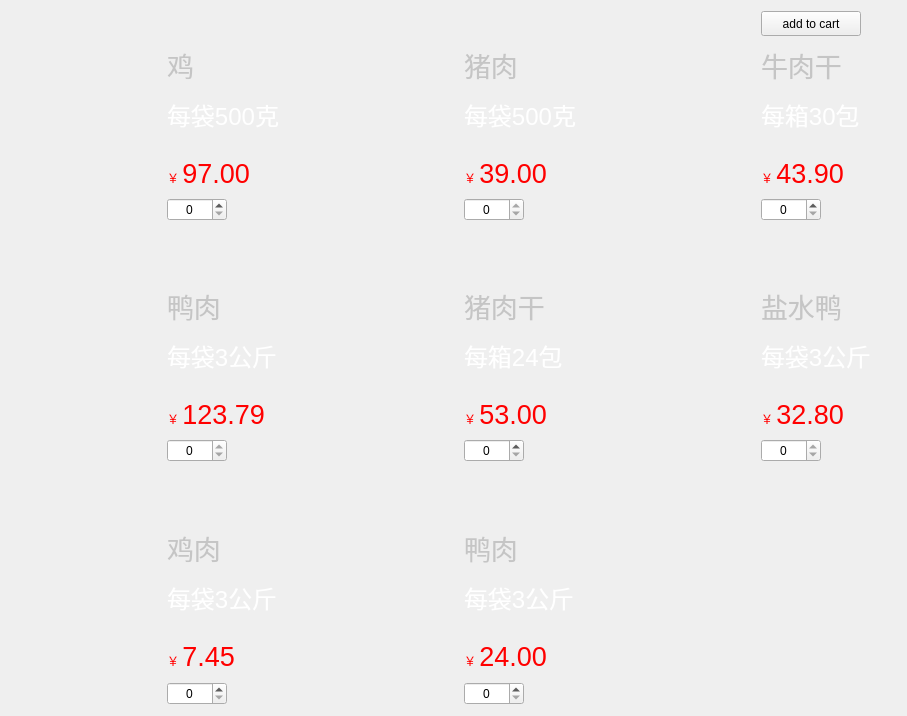
                         <widget class="QWidget" name="scrollAreaWidgetContents_10">
                          <property name="geometry">
                           <rect>
                            <x>0</x>
                            <y>0</y>
                            <width>903</width>
                            <height>716</height>
                           </rect>
                          </property>
                          <layout class="QGridLayout" name="gridLayout_12">
                           <item row="2" column="1">
                            <widget class="QSpinBox" name="spinj">
                             <property name="maximumSize">
                              <size>
                               <width>60</width>
                               <height>16777215</height>
                              </size>
                             </property>
                             <property name="styleSheet">
                              <string notr="true">QTimeEdit::up-button,QDoubleSpinBox::up-button,QSpinBox::up-button {subcontrol-origin:border;
    subcontrol-position:right;
	image: url(:/icons/images/icons/cil-plus.png);
    width: 12px;
    height: 20px;       
}
QTimeEdit::down-button,QDoubleSpinBox::down-button,QSpinBox::down-button {subcontrol-origin:border;
    subcontrol-position:left;
image: url(:/icons/images/icons/cil-minus.png);;
    width: 12px;
    height: 20px;
}
/*按钮按下样式*/
QTimeEdit::up-button:pressed,QDoubleSpinBox::up-button:pressed,QSpinBox::up-button:pressed{subcontrol-origin:border;
    subcontrol-position:right;
image: url(:/icons/images/icons/cil-plus.png);
    width: 12px;
    height: 20px;       
}
  
QTimeEdit::down-button:pressed,QDoubleSpinBox::down-button:pressed,QSpinBox::down-button:pressed,QSpinBox::down-button:pressed{
    subcontrol-position:left;
image: url(:/icons/images/icons/cil-minus.png);
    width: 12px;
    height: 20px;
}

</string>
                             </property>
                             <property name="alignment">
                              <set>Qt::AlignCenter</set>
                             </property>
                             <property name="maximum">
                              <number>29</number>
                             </property>
                            </widget>
                           </item>
                           <item row="7" column="1">
                            <widget class="QLabel" name="label_159">
                             <property name="text">
                              <string>&lt;html&gt;&lt;head/&gt;&lt;body&gt;&lt;p&gt;&lt;span style=&quot; font-size:20pt; color:#c5c5c5;&quot;&gt;鸡肉&lt;/span&gt;&lt;/p&gt;&lt;p&gt;&lt;span style=&quot; font-size:18pt; color:#ffffff;&quot;&gt;每袋3公斤&lt;/span&gt;&lt;br/&gt;&lt;/p&gt;&lt;p&gt;&lt;span style=&quot; color:#ff0000;&quot;&gt;￥ &lt;/span&gt;&lt;span style=&quot; font-size:20pt; color:#ff0000;&quot;&gt;7.45&lt;/span&gt;&lt;/p&gt;&lt;/body&gt;&lt;/html&gt;</string>
                             </property>
                            </widget>
                           </item>
                           <item row="7" column="2">
                            <widget class="QLabel" name="label_160">
                             <property name="text">
                              <string/>
                             </property>
                             <property name="pixmap">
                              <pixmap resource="resources.qrc">:/images/images/images/55_鸭肉.png</pixmap>
                             </property>
                            </widget>
                           </item>
                           <item row="4" column="4">
                            <widget class="QLabel" name="label_157">
                             <property name="minimumSize">
                              <size>
                               <width>150</width>
                               <height>0</height>
                              </size>
                             </property>
                             <property name="maximumSize">
                              <size>
                               <width>150</width>
                               <height>16777215</height>
                              </size>
                             </property>
                             <property name="text">
                              <string/>
                             </property>
                             <property name="pixmap">
                              <pixmap resource="resources.qrc">:/images/images/images/53_盐水鸭.png</pixmap>
                             </property>
                            </widget>
                           </item>
                           <item row="3" column="1">
                            <widget class="QLabel" name="label_162">
                             <property name="minimumSize">
                              <size>
                               <width>0</width>
                               <height>50</height>
                              </size>
                             </property>
                             <property name="maximumSize">
                              <size>
                               <width>16777215</width>
                               <height>50</height>
                              </size>
                             </property>
                             <property name="text">
                              <string/>
                             </property>
                            </widget>
                           </item>
                           <item row="7" column="0">
                            <widget class="QLabel" name="label_158">
                             <property name="text">
                              <string/>
                             </property>
                             <property name="pixmap">
                              <pixmap resource="resources.qrc">:/images/images/images/54_鸡肉.png</pixmap>
                             </property>
                            </widget>
                           </item>
                           <item row="6" column="1">
                            <widget class="QLabel" name="label_163">
                             <property name="minimumSize">
                              <size>
                               <width>0</width>
                               <height>50</height>
                              </size>
                             </property>
                             <property name="maximumSize">
                              <size>
                               <width>16777215</width>
                               <height>50</height>
                              </size>
                             </property>
                             <property name="text">
                              <string/>
                             </property>
                            </widget>
                           </item>
                           <item row="1" column="0">
                            <widget class="QLabel" name="label_146">
                             <property name="minimumSize">
                              <size>
                               <width>150</width>
                               <height>150</height>
                              </size>
                             </property>
                             <property name="maximumSize">
                              <size>
                               <width>150</width>
                               <height>150</height>
                              </size>
                             </property>
                             <property name="text">
                              <string/>
                             </property>
                             <property name="pixmap">
                              <pixmap resource="resources.qrc">:/images/images/images/9_鸡.png</pixmap>
                             </property>
                            </widget>
                           </item>
                           <item row="5" column="3">
                            <widget class="QSpinBox" name="spinzrg">
                             <property name="maximumSize">
                              <size>
                               <width>60</width>
                               <height>16777215</height>
                              </size>
                             </property>
                             <property name="styleSheet">
                              <string notr="true">QTimeEdit::up-button,QDoubleSpinBox::up-button,QSpinBox::up-button {subcontrol-origin:border;
    subcontrol-position:right;
	image: url(:/icons/images/icons/cil-plus.png);
    width: 12px;
    height: 20px;       
}
QTimeEdit::down-button,QDoubleSpinBox::down-button,QSpinBox::down-button {subcontrol-origin:border;
    subcontrol-position:left;
image: url(:/icons/images/icons/cil-minus.png);;
    width: 12px;
    height: 20px;
}
/*按钮按下样式*/
QTimeEdit::up-button:pressed,QDoubleSpinBox::up-button:pressed,QSpinBox::up-button:pressed{subcontrol-origin:border;
    subcontrol-position:right;
image: url(:/icons/images/icons/cil-plus.png);
    width: 12px;
    height: 20px;       
}
  
QTimeEdit::down-button:pressed,QDoubleSpinBox::down-button:pressed,QSpinBox::down-button:pressed,QSpinBox::down-button:pressed{
    subcontrol-position:left;
image: url(:/icons/images/icons/cil-minus.png);
    width: 12px;
    height: 20px;
}

</string>
                             </property>
                             <property name="alignment">
                              <set>Qt::AlignCenter</set>
                             </property>
                             <property name="maximum">
                              <number>20</number>
                             </property>
                            </widget>
                           </item>
                           <item row="4" column="2">
                            <widget class="QLabel" name="label_151">
                             <property name="minimumSize">
                              <size>
                               <width>150</width>
                               <height>150</height>
                              </size>
                             </property>
                             <property name="maximumSize">
                              <size>
                               <width>150</width>
                               <height>150</height>
                              </size>
                             </property>
                             <property name="text">
                              <string/>
                             </property>
                             <property name="pixmap">
                              <pixmap resource="resources.qrc">:/images/images/images/51_猪肉干.png</pixmap>
                             </property>
                            </widget>
                           </item>
                           <item row="4" column="3">
                            <widget class="QLabel" name="label_153">
                             <property name="minimumSize">
                              <size>
                               <width>135</width>
                               <height>0</height>
                              </size>
                             </property>
                             <property name="maximumSize">
                              <size>
                               <width>135</width>
                               <height>16777215</height>
                              </size>
                             </property>
                             <property name="text">
                              <string>&lt;html&gt;&lt;head/&gt;&lt;body&gt;&lt;p&gt;&lt;span style=&quot; font-size:20pt; color:#c5c5c5;&quot;&gt;猪肉干&lt;/span&gt;&lt;/p&gt;&lt;p&gt;&lt;span style=&quot; font-size:18pt; color:#ffffff;&quot;&gt;每箱24包&lt;/span&gt;&lt;br/&gt;&lt;/p&gt;&lt;p&gt;&lt;span style=&quot; color:#ff0000;&quot;&gt;￥ &lt;/span&gt;&lt;span style=&quot; font-size:20pt; color:#ff0000;&quot;&gt;53.00&lt;/span&gt;&lt;/p&gt;&lt;/body&gt;&lt;/html&gt;</string>
                             </property>
                            </widget>
                           </item>
                           <item row="1" column="3">
                            <widget class="QLabel" name="label_150">
                             <property name="minimumSize">
                              <size>
                               <width>135</width>
                               <height>0</height>
                              </size>
                             </property>
                             <property name="maximumSize">
                              <size>
                               <width>135</width>
                               <height>16777215</height>
                              </size>
                             </property>
                             <property name="text">
                              <string>&lt;html&gt;&lt;head/&gt;&lt;body&gt;&lt;p&gt;&lt;span style=&quot; font-size:20pt; color:#c5c5c5;&quot;&gt;猪肉&lt;/span&gt;&lt;/p&gt;&lt;p&gt;&lt;span style=&quot; font-size:18pt; color:#ffffff;&quot;&gt;每袋500克&lt;/span&gt;&lt;br/&gt;&lt;/p&gt;&lt;p&gt;&lt;span style=&quot; color:#ff0000;&quot;&gt;￥ &lt;/span&gt;&lt;span style=&quot; font-size:20pt; color:#ff0000;&quot;&gt;39.00&lt;/span&gt;&lt;/p&gt;&lt;/body&gt;&lt;/html&gt;</string>
                             </property>
                            </widget>
                           </item>
                           <item row="1" column="5">
                            <widget class="QLabel" name="label_155">
                             <property name="minimumSize">
                              <size>
                               <width>135</width>
                               <height>0</height>
                              </size>
                             </property>
                             <property name="maximumSize">
                              <size>
                               <width>135</width>
                               <height>16777215</height>
                              </size>
                             </property>
                             <property name="text">
                              <string>&lt;html&gt;&lt;head/&gt;&lt;body&gt;&lt;p&gt;&lt;span style=&quot; font-size:20pt; color:#c5c5c5;&quot;&gt;牛肉干&lt;/span&gt;&lt;/p&gt;&lt;p&gt;&lt;span style=&quot; font-size:18pt; color:#ffffff;&quot;&gt;每箱30包&lt;/span&gt;&lt;br/&gt;&lt;/p&gt;&lt;p&gt;&lt;span style=&quot; color:#ff0000;&quot;&gt;￥ &lt;/span&gt;&lt;span style=&quot; font-size:20pt; color:#ff0000;&quot;&gt;43.90&lt;/span&gt;&lt;/p&gt;&lt;/body&gt;&lt;/html&gt;</string>
                             </property>
                            </widget>
                           </item>
                           <item row="4" column="1">
                            <widget class="QLabel" name="label_149">
                             <property name="minimumSize">
                              <size>
                               <width>135</width>
                               <height>0</height>
                              </size>
                             </property>
                             <property name="maximumSize">
                              <size>
                               <width>135</width>
                               <height>16777215</height>
                              </size>
                             </property>
                             <property name="text">
                              <string>&lt;html&gt;&lt;head/&gt;&lt;body&gt;&lt;p&gt;&lt;span style=&quot; font-size:20pt; color:#c5c5c5;&quot;&gt;鸭肉&lt;/span&gt;&lt;/p&gt;&lt;p&gt;&lt;span style=&quot; font-size:18pt; color:#ffffff;&quot;&gt;每袋3公斤&lt;/span&gt;&lt;br/&gt;&lt;/p&gt;&lt;p&gt;&lt;span style=&quot; color:#ff0000;&quot;&gt;￥ &lt;/span&gt;&lt;span style=&quot; font-size:20pt; color:#ff0000;&quot;&gt;123.79&lt;/span&gt;&lt;/p&gt;&lt;/body&gt;&lt;/html&gt;</string>
                             </property>
                            </widget>
                           </item>
                           <item row="5" column="5">
                            <widget class="QSpinBox" name="spinysy">
                             <property name="maximumSize">
                              <size>
                               <width>60</width>
                               <height>16777215</height>
                              </size>
                             </property>
                             <property name="styleSheet">
                              <string notr="true">QTimeEdit::up-button,QDoubleSpinBox::up-button,QSpinBox::up-button {subcontrol-origin:border;
    subcontrol-position:right;
	image: url(:/icons/images/icons/cil-plus.png);
    width: 12px;
    height: 20px;       
}
QTimeEdit::down-button,QDoubleSpinBox::down-button,QSpinBox::down-button {subcontrol-origin:border;
    subcontrol-position:left;
image: url(:/icons/images/icons/cil-minus.png);;
    width: 12px;
    height: 20px;
}
/*按钮按下样式*/
QTimeEdit::up-button:pressed,QDoubleSpinBox::up-button:pressed,QSpinBox::up-button:pressed{subcontrol-origin:border;
    subcontrol-position:right;
image: url(:/icons/images/icons/cil-plus.png);
    width: 12px;
    height: 20px;       
}
  
QTimeEdit::down-button:pressed,QDoubleSpinBox::down-button:pressed,QSpinBox::down-button:pressed,QSpinBox::down-button:pressed{
    subcontrol-position:left;
image: url(:/icons/images/icons/cil-minus.png);
    width: 12px;
    height: 20px;
}

</string>
                             </property>
                             <property name="alignment">
                              <set>Qt::AlignCenter</set>
                             </property>
                             <property name="maximum">
                              <number>0</number>
                             </property>
                            </widget>
                           </item>
                           <item row="8" column="3">
                            <widget class="QSpinBox" name="spinyr55">
                             <property name="maximumSize">
                              <size>
                               <width>60</width>
                               <height>16777215</height>
                              </size>
                             </property>
                             <property name="styleSheet">
                              <string notr="true">QTimeEdit::up-button,QDoubleSpinBox::up-button,QSpinBox::up-button {subcontrol-origin:border;
    subcontrol-position:right;
	image: url(:/icons/images/icons/cil-plus.png);
    width: 12px;
    height: 20px;       
}
QTimeEdit::down-button,QDoubleSpinBox::down-button,QSpinBox::down-button {subcontrol-origin:border;
    subcontrol-position:left;
image: url(:/icons/images/icons/cil-minus.png);;
    width: 12px;
    height: 20px;
}
/*按钮按下样式*/
QTimeEdit::up-button:pressed,QDoubleSpinBox::up-button:pressed,QSpinBox::up-button:pressed{subcontrol-origin:border;
    subcontrol-position:right;
image: url(:/icons/images/icons/cil-plus.png);
    width: 12px;
    height: 20px;       
}
  
QTimeEdit::down-button:pressed,QDoubleSpinBox::down-button:pressed,QSpinBox::down-button:pressed,QSpinBox::down-button:pressed{
    subcontrol-position:left;
image: url(:/icons/images/icons/cil-minus.png);
    width: 12px;
    height: 20px;
}

</string>
                             </property>
                             <property name="alignment">
                              <set>Qt::AlignCenter</set>
                             </property>
                             <property name="maximum">
                              <number>115</number>
                             </property>
                            </widget>
                           </item>
                           <item row="4" column="5">
                            <widget class="QLabel" name="label_156">
                             <property name="minimumSize">
                              <size>
                               <width>135</width>
                               <height>0</height>
                              </size>
                             </property>
                             <property name="maximumSize">
                              <size>
                               <width>135</width>
                               <height>16777215</height>
                              </size>
                             </property>
                             <property name="text">
                              <string>&lt;html&gt;&lt;head/&gt;&lt;body&gt;&lt;p&gt;&lt;span style=&quot; font-size:20pt; color:#c5c5c5;&quot;&gt;盐水鸭&lt;/span&gt;&lt;/p&gt;&lt;p&gt;&lt;span style=&quot; font-size:18pt; color:#ffffff;&quot;&gt;每袋3公斤&lt;/span&gt;&lt;br/&gt;&lt;/p&gt;&lt;p&gt;&lt;span style=&quot; color:#ff0000;&quot;&gt;￥ &lt;/span&gt;&lt;span style=&quot; font-size:20pt; color:#ff0000;&quot;&gt;32.80&lt;/span&gt;&lt;/p&gt;&lt;/body&gt;&lt;/html&gt;</string>
                             </property>
                            </widget>
                           </item>
                           <item row="1" column="4">
                            <widget class="QLabel" name="label_154">
                             <property name="minimumSize">
                              <size>
                               <width>150</width>
                               <height>150</height>
                              </size>
                             </property>
                             <property name="maximumSize">
                              <size>
                               <width>150</width>
                               <height>150</height>
                              </size>
                             </property>
                             <property name="text">
                              <string/>
                             </property>
                             <property name="pixmap">
                              <pixmap resource="resources.qrc">:/images/images/images/27_牛肉干.png</pixmap>
                             </property>
                            </widget>
                           </item>
                           <item row="4" column="0">
                            <widget class="QLabel" name="label_148">
                             <property name="minimumSize">
                              <size>
                               <width>150</width>
                               <height>150</height>
                              </size>
                             </property>
                             <property name="maximumSize">
                              <size>
                               <width>150</width>
                               <height>150</height>
                              </size>
                             </property>
                             <property name="text">
                              <string/>
                             </property>
                             <property name="pixmap">
                              <pixmap resource="resources.qrc">:/images/images/images/29_鸭肉.png</pixmap>
                             </property>
                            </widget>
                           </item>
                           <item row="5" column="1">
                            <widget class="QSpinBox" name="spinyr29">
                             <property name="maximumSize">
                              <size>
                               <width>60</width>
                               <height>16777215</height>
                              </size>
                             </property>
                             <property name="styleSheet">
                              <string notr="true">QTimeEdit::up-button,QDoubleSpinBox::up-button,QSpinBox::up-button {subcontrol-origin:border;
    subcontrol-position:right;
	image: url(:/icons/images/icons/cil-plus.png);
    width: 12px;
    height: 20px;       
}
QTimeEdit::down-button,QDoubleSpinBox::down-button,QSpinBox::down-button {subcontrol-origin:border;
    subcontrol-position:left;
image: url(:/icons/images/icons/cil-minus.png);;
    width: 12px;
    height: 20px;
}
/*按钮按下样式*/
QTimeEdit::up-button:pressed,QDoubleSpinBox::up-button:pressed,QSpinBox::up-button:pressed{subcontrol-origin:border;
    subcontrol-position:right;
image: url(:/icons/images/icons/cil-plus.png);
    width: 12px;
    height: 20px;       
}
  
QTimeEdit::down-button:pressed,QDoubleSpinBox::down-button:pressed,QSpinBox::down-button:pressed,QSpinBox::down-button:pressed{
    subcontrol-position:left;
image: url(:/icons/images/icons/cil-minus.png);
    width: 12px;
    height: 20px;
}

</string>
                             </property>
                             <property name="alignment">
                              <set>Qt::AlignCenter</set>
                             </property>
                             <property name="maximum">
                              <number>0</number>
                             </property>
                            </widget>
                           </item>
                           <item row="1" column="1">
                            <widget class="QLabel" name="label_147">
                             <property name="minimumSize">
                              <size>
                               <width>135</width>
                               <height>0</height>
                              </size>
                             </property>
                             <property name="maximumSize">
                              <size>
                               <width>135</width>
                               <height>16777215</height>
                              </size>
                             </property>
                             <property name="text">
                              <string>&lt;html&gt;&lt;head/&gt;&lt;body&gt;&lt;p&gt;&lt;span style=&quot; font-size:20pt; color:#c5c5c5;&quot;&gt;鸡&lt;/span&gt;&lt;/p&gt;&lt;p&gt;&lt;span style=&quot; font-size:18pt; color:#ffffff;&quot;&gt;每袋500克&lt;/span&gt;&lt;br/&gt;&lt;/p&gt;&lt;p&gt;&lt;span style=&quot; color:#ff0000;&quot;&gt;￥ &lt;/span&gt;&lt;span style=&quot; font-size:20pt; color:#ff0000;&quot;&gt;97.00&lt;/span&gt;&lt;/p&gt;&lt;/body&gt;&lt;/html&gt;</string>
                             </property>
                            </widget>
                           </item>
                           <item row="1" column="2">
                            <widget class="QLabel" name="label_152">
                             <property name="minimumSize">
                              <size>
                               <width>150</width>
                               <height>150</height>
                              </size>
                             </property>
                             <property name="maximumSize">
                              <size>
                               <width>150</width>
                               <height>150</height>
                              </size>
                             </property>
                             <property name="text">
                              <string/>
                             </property>
                             <property name="pixmap">
                              <pixmap resource="resources.qrc">:/images/images/images/17_猪肉.png</pixmap>
                             </property>
                            </widget>
                           </item>
                           <item row="2" column="3">
                            <widget class="QSpinBox" name="spinzr">
                             <property name="maximumSize">
                              <size>
                               <width>60</width>
                               <height>16777215</height>
                              </size>
                             </property>
                             <property name="styleSheet">
                              <string notr="true">QTimeEdit::up-button,QDoubleSpinBox::up-button,QSpinBox::up-button {subcontrol-origin:border;
    subcontrol-position:right;
	image: url(:/icons/images/icons/cil-plus.png);
    width: 12px;
    height: 20px;       
}
QTimeEdit::down-button,QDoubleSpinBox::down-button,QSpinBox::down-button {subcontrol-origin:border;
    subcontrol-position:left;
image: url(:/icons/images/icons/cil-minus.png);;
    width: 12px;
    height: 20px;
}
/*按钮按下样式*/
QTimeEdit::up-button:pressed,QDoubleSpinBox::up-button:pressed,QSpinBox::up-button:pressed{subcontrol-origin:border;
    subcontrol-position:right;
image: url(:/icons/images/icons/cil-plus.png);
    width: 12px;
    height: 20px;       
}
  
QTimeEdit::down-button:pressed,QDoubleSpinBox::down-button:pressed,QSpinBox::down-button:pressed,QSpinBox::down-button:pressed{
    subcontrol-position:left;
image: url(:/icons/images/icons/cil-minus.png);
    width: 12px;
    height: 20px;
}

</string>
                             </property>
                             <property name="alignment">
                              <set>Qt::AlignCenter</set>
                             </property>
                             <property name="maximum">
                              <number>0</number>
                             </property>
                            </widget>
                           </item>
                           <item row="8" column="1">
                            <widget class="QSpinBox" name="spinjr">
                             <property name="maximumSize">
                              <size>
                               <width>60</width>
                               <height>16777215</height>
                              </size>
                             </property>
                             <property name="styleSheet">
                              <string notr="true">QTimeEdit::up-button,QDoubleSpinBox::up-button,QSpinBox::up-button {subcontrol-origin:border;
    subcontrol-position:right;
	image: url(:/icons/images/icons/cil-plus.png);
    width: 12px;
    height: 20px;       
}
QTimeEdit::down-button,QDoubleSpinBox::down-button,QSpinBox::down-button {subcontrol-origin:border;
    subcontrol-position:left;
image: url(:/icons/images/icons/cil-minus.png);;
    width: 12px;
    height: 20px;
}
/*按钮按下样式*/
QTimeEdit::up-button:pressed,QDoubleSpinBox::up-button:pressed,QSpinBox::up-button:pressed{subcontrol-origin:border;
    subcontrol-position:right;
image: url(:/icons/images/icons/cil-plus.png);
    width: 12px;
    height: 20px;       
}
  
QTimeEdit::down-button:pressed,QDoubleSpinBox::down-button:pressed,QSpinBox::down-button:pressed,QSpinBox::down-button:pressed{
    subcontrol-position:left;
image: url(:/icons/images/icons/cil-minus.png);
    width: 12px;
    height: 20px;
}

</string>
                             </property>
                             <property name="alignment">
                              <set>Qt::AlignCenter</set>
                             </property>
                             <property name="maximum">
                              <number>21</number>
                             </property>
                            </widget>
                           </item>
                           <item row="2" column="5">
                            <widget class="QSpinBox" name="spinnrg">
                             <property name="maximumSize">
                              <size>
                               <width>60</width>
                               <height>16777215</height>
                              </size>
                             </property>
                             <property name="styleSheet">
                              <string notr="true">QTimeEdit::up-button,QDoubleSpinBox::up-button,QSpinBox::up-button {subcontrol-origin:border;
    subcontrol-position:right;
	image: url(:/icons/images/icons/cil-plus.png);
    width: 12px;
    height: 20px;       
}
QTimeEdit::down-button,QDoubleSpinBox::down-button,QSpinBox::down-button {subcontrol-origin:border;
    subcontrol-position:left;
image: url(:/icons/images/icons/cil-minus.png);;
    width: 12px;
    height: 20px;
}
/*按钮按下样式*/
QTimeEdit::up-button:pressed,QDoubleSpinBox::up-button:pressed,QSpinBox::up-button:pressed{subcontrol-origin:border;
    subcontrol-position:right;
image: url(:/icons/images/icons/cil-plus.png);
    width: 12px;
    height: 20px;       
}
  
QTimeEdit::down-button:pressed,QDoubleSpinBox::down-button:pressed,QSpinBox::down-button:pressed,QSpinBox::down-button:pressed{
    subcontrol-position:left;
image: url(:/icons/images/icons/cil-minus.png);
    width: 12px;
    height: 20px;
}

</string>
                             </property>
                             <property name="alignment">
                              <set>Qt::AlignCenter</set>
                             </property>
                             <property name="maximum">
                              <number>49</number>
                             </property>
                            </widget>
                           </item>
                           <item row="7" column="3">
                            <widget class="QLabel" name="label_161">
                             <property name="text">
                              <string>&lt;html&gt;&lt;head/&gt;&lt;body&gt;&lt;p&gt;&lt;span style=&quot; font-size:20pt; color:#c5c5c5;&quot;&gt;鸭肉&lt;/span&gt;&lt;/p&gt;&lt;p&gt;&lt;span style=&quot; font-size:18pt; color:#ffffff;&quot;&gt;每袋3公斤&lt;/span&gt;&lt;br/&gt;&lt;/p&gt;&lt;p&gt;&lt;span style=&quot; color:#ff0000;&quot;&gt;￥ &lt;/span&gt;&lt;span style=&quot; font-size:20pt; color:#ff0000;&quot;&gt;24.00&lt;/span&gt;&lt;/p&gt;&lt;/body&gt;&lt;/html&gt;</string>
                             </property>
                            </widget>
                           </item>
                           <item row="0" column="5">
                            <widget class="QPushButton" name="btn_rjq">
                             <property name="minimumSize">
                              <size>
                               <width>100</width>
                               <height>25</height>
                              </size>
                             </property>
                             <property name="maximumSize">
                              <size>
                               <width>100</width>
                               <height>25</height>
                              </size>
                             </property>
                             <property name="styleSheet">
                              <string notr="true">QPushButton:hover {
background-color: rgb(155, 155, 155);
font: 12pt &quot;Times New Roman&quot;;
border-color: rgb(255, 255, 255);
}
QPushButton:pressed {
font: 12pt &quot;Times New Roman&quot;;
border-color: rgb(255, 255, 255);
background-color: rgb(180, 180, 180);
}
QPushButton{
font: 12pt &quot;Times New Roman&quot;;
border-color: rgb(255, 255, 255);
}
</string>
                             </property>
                             <property name="text">
                              <string>add to cart</string>
                             </property>
                            </widget>
                           </item>
                          </layout>
                         </widget>
